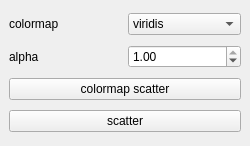
<?xml version="1.0" encoding="UTF-8"?>
<ui version="4.0">
 <class>MainWindow</class>
 <widget class="QMainWindow" name="MainWindow">
  <property name="geometry">
   <rect>
    <x>0</x>
    <y>0</y>
    <width>250</width>
    <height>146</height>
   </rect>
  </property>
  <property name="windowTitle">
   <string>MainWindow</string>
  </property>
  <widget class="QWidget" name="centralwidget">
   <layout class="QVBoxLayout" name="verticalLayout">
    <item>
     <layout class="QHBoxLayout" name="horizontalLayout">
      <item>
       <widget class="QLabel" name="label">
        <property name="text">
         <string>colormap</string>
        </property>
       </widget>
      </item>
      <item>
       <widget class="QComboBox" name="cboColormap">
        <item>
         <property name="text">
          <string>viridis</string>
         </property>
        </item>
        <item>
         <property name="text">
          <string>plasma</string>
         </property>
        </item>
        <item>
         <property name="text">
          <string>inferno</string>
         </property>
        </item>
        <item>
         <property name="text">
          <string>magma</string>
         </property>
        </item>
        <item>
         <property name="text">
          <string>cividis</string>
         </property>
        </item>
       </widget>
      </item>
     </layout>
    </item>
    <item>
     <layout class="QHBoxLayout" name="horizontalLayout_2">
      <item>
       <widget class="QLabel" name="label_2">
        <property name="text">
         <string>alpha</string>
        </property>
       </widget>
      </item>
      <item>
       <widget class="QDoubleSpinBox" name="spinAlpha">
        <property name="maximum">
         <double>1.000000000000000</double>
        </property>
        <property name="singleStep">
         <double>0.100000000000000</double>
        </property>
        <property name="value">
         <double>1.000000000000000</double>
        </property>
       </widget>
      </item>
     </layout>
    </item>
    <item>
     <widget class="QPushButton" name="btnCmapScatter">
      <property name="text">
       <string>colormap scatter</string>
      </property>
     </widget>
    </item>
    <item>
     <widget class="QPushButton" name="btnScatter">
      <property name="text">
       <string>scatter</string>
      </property>
     </widget>
    </item>
   </layout>
  </widget>
  <widget class="QMenuBar" name="menubar">
   <property name="geometry">
    <rect>
     <x>0</x>
     <y>0</y>
     <width>250</width>
     <height>20</height>
    </rect>
   </property>
  </widget>
 </widget>
 <resources/>
 <connections/>
</ui>
